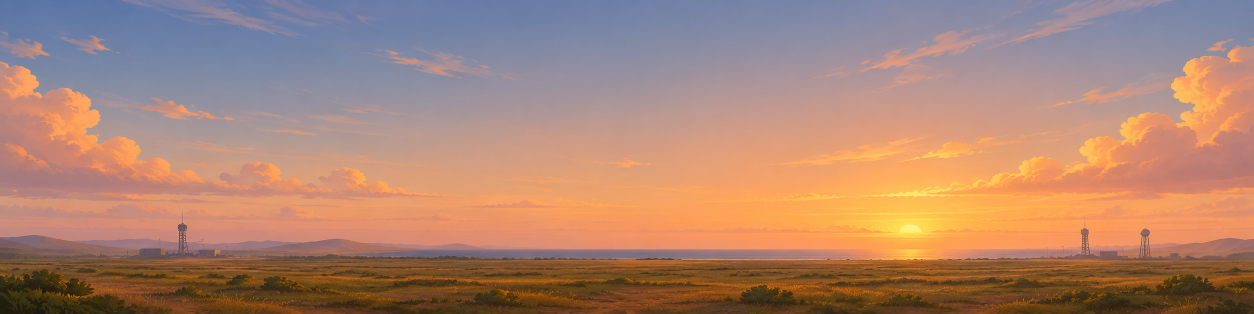
#> input picture art/world/Paisaje costero dorado con puerto espacial.png, 2508 x 627 px (shown at 1/2 size)
$ python prepare_backdrops.py
#> lines starting #> are read from the running program, lines starting #| are printed output that depends on the picture
"""Turns the opaque painted backdrops and the new cloud in art/ into game art.

    python tools/prepare_backdrops.py

- Coastal panorama -> public/assets/world/coast-panorama.webp
  The horizon band only (hills, towers, sea, scrub), with the sky above and
  the foreground below faded to transparent so it blends into the game's own
  sky and ground. Prints where the horizon sits, as a share of the height.
- Landing backdrops -> public/assets/landing/<level>-backdrop.webp
  Sky and horizon only, cut just below the far shore or sea line; the game
  draws its own ground, sea and pad below them.
- Painted cumulus -> public/assets/world/cloud-cumulus-2.webp
  Drops the blue specks a background remover left around the edges.

Needs Pillow (pip install pillow).
"""
from pathlib import Path

from PIL import Image, ImageFilter

ROOT = Path(__file__).resolve().parent.parent
ART = ROOT / "art"
OUT = ROOT / "public" / "assets"


def fade_alpha(image, top_fade, bottom_fade):
    """Linear alpha ramps over the top and bottom shares of the height."""
    image = image.convert("RGBA")
    width, height = image.size
    mask = Image.new("L", (1, height))
    for y in range(height):
        t = y / (height - 1)
        a = 1.0
        if top_fade and t < top_fade:
            a = min(a, t / top_fade)
        if bottom_fade and t > 1 - bottom_fade:
            a = min(a, (1 - t) / bottom_fade)
        mask.putpixel((0, y), round(255 * a * a * (3 - 2 * a)))
    image.putalpha(mask.resize((width, height)))
    return image


def save(image, path, width=None):
    if width and image.width > width:
        image = image.resize((width, round(image.height * width / image.width)), Image.LANCZOS)
    path.parent.mkdir(parents=True, exist_ok=True)
    image.save(path, quality=86, method=6)
    print(f"{path.relative_to(ROOT)}: {image.width}x{image.height}, {path.stat().st_size // 1024} KB")
    return image


def coast_panorama():
    source = Image.open(ART / "world" / "Paisaje costero dorado con puerto espacial.png").convert("RGB")
#> source is the input picture: PIL image 2508x627 RGB; mean R, G, B 171.7, 132.5, 114.2
    width, height = source.size
#> width = 2508; height = 627
    # Horizon (sea line) of this painting, measured on the source.
    horizon = round(height * 0.822)
#> horizon = 515
    top = round(height * 0.66)
#> top = 414
    band = source.crop((0, top, width, height))
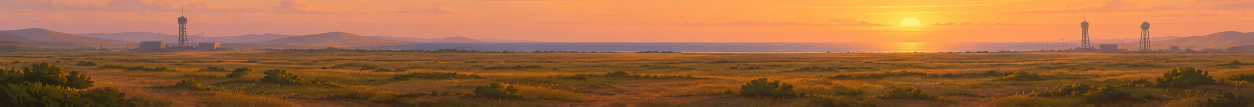
#> band: PIL image 2508x213 RGB (shown at 1/2 size); mean R, G, B 160.2, 105.4, 65.1
    band = fade_alpha(band, top_fade=0.45, bottom_fade=0.3)
#> in fade_alpha, `image.putalpha(mask.resize((width, height)))`:
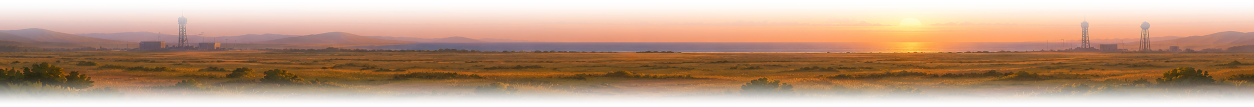
#> image: PIL image 2508x213 RGBA (shown at 1/2 size); mean R, G, B, A 160.2, 105.4, 65.1, 158.6; transparent parts drawn white
    result = save(band, OUT / "world" / "coast-panorama.webp", width=2048)
#> in save, `image = image.resize((width, round(image.height * width / image.width)..`:
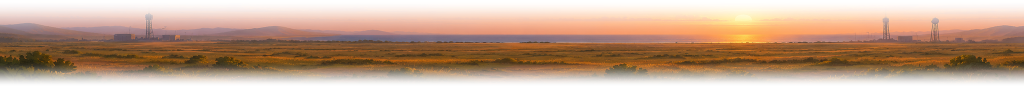
#> image: PIL image 2048x174 RGBA (shown at 1/2 size); mean R, G, B, A 156.6, 103.5, 62, 158.7; transparent parts drawn white
    print(f"  horizon at {(horizon - top) / (height - top):.3f} of the height")
    # Average colour of the foreground scrub, for the ground drawn below it.
    strip = source.crop((0, height - 40, width, height)).resize((1, 1), Image.LANCZOS).getpixel((0, 0))
    print(f"  foreground colour #{strip[0]:02x}{strip[1]:02x}{strip[2]:02x}")
    return result


# Source painting, output name, and where to cut it (share of the height).
LANDING_BACKDROPS = [
    # Down to just below the far grass, above the painted pad.
    ("Plataforma costera bajo cielo azul.png", "pad-backdrop.webp", 0.835),
    # Lighthouse cliffs at dusk: a band of rough sea under the horizon.
    ("Faro en los acantilados al anochecer.png", "crosswind-backdrop.webp", 0.74),
    # Night sea: stars, ship lights and a strip of swell under the horizon.
    ("Mar nocturno bajo la Vía Láctea.png", "droneship-backdrop.webp", 0.72),
]


def landing_backdrops():
    for name, output, cut in LANDING_BACKDROPS:
        source = Image.open(ART / "landing" / name).convert("RGB")
        width, height = source.size
        bottom = round(height * cut)
        crop = source.crop((0, 0, width, bottom))
        save(crop.convert("RGBA"), OUT / "landing" / output, width=1600)
        edge = source.crop((0, bottom - 12, width, bottom)).resize((1, 1), Image.LANCZOS).getpixel((0, 0))
        print(f"  bottom edge colour #{edge[0]:02x}{edge[1]:02x}{edge[2]:02x}")


def painted_cloud():
    source = Image.open(ART / "world" / "Nube Cumulo Pintada Aislada.png").convert("RGBA")
    # The cloud body: its solid pixels, with gaps closed and edges kept. Specks
    # left around it by a background remover fall outside and are dropped;
    # nothing inside the body is touched.
    alpha = source.getchannel("A")
    solid = alpha.point(lambda v: 255 if v > 200 else 0)
    # Open (drop small islands), then close (fill holes), then grow a little.
    body = solid.filter(ImageFilter.MinFilter(15)).filter(ImageFilter.MaxFilter(15))
    body = body.filter(ImageFilter.MaxFilter(31)).filter(ImageFilter.MinFilter(31))
    body = body.filter(ImageFilter.MaxFilter(7)).filter(ImageFilter.GaussianBlur(2))
    alpha = Image.composite(alpha, Image.new("L", alpha.size, 0), body)
    source.putalpha(alpha)
    bounds = source.getchannel("A").point(lambda v: 255 if v > 8 else 0).getbbox()
    save(source.crop(bounds), OUT / "world" / "cloud-cumulus-2.webp", width=1024)


if __name__ == "__main__":
#> (the run stopped early here; a loop or call above may not have finished)
